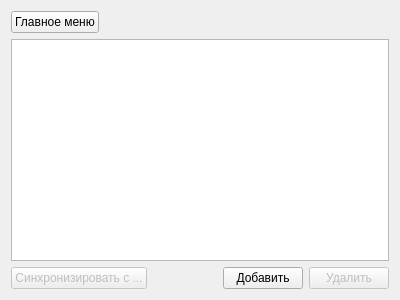
<?xml version="1.0" encoding="UTF-8"?>
<ui version="4.0">
 <class>ViewBases</class>
 <widget class="QWidget" name="ViewBases">
  <property name="geometry">
   <rect>
    <x>0</x>
    <y>0</y>
    <width>400</width>
    <height>300</height>
   </rect>
  </property>
  <property name="windowTitle">
   <string>Form</string>
  </property>
  <layout class="QVBoxLayout" name="verticalLayout">
   <item>
    <layout class="QHBoxLayout" name="horizontalLayout_2">
     <item>
      <widget class="QPushButton" name="mpBack">
       <property name="text">
        <string>Главное меню</string>
       </property>
      </widget>
     </item>
     <item>
      <spacer name="horizontalSpacer">
       <property name="orientation">
        <enum>Qt::Horizontal</enum>
       </property>
       <property name="sizeHint" stdset="0">
        <size>
         <width>40</width>
         <height>20</height>
        </size>
       </property>
      </spacer>
     </item>
    </layout>
   </item>
   <item>
    <widget class="QTableView" name="mpView"/>
   </item>
   <item>
    <layout class="QHBoxLayout" name="horizontalLayout">
     <item>
      <widget class="QPushButton" name="mpSync">
       <property name="enabled">
        <bool>false</bool>
       </property>
       <property name="text">
        <string>Синхронизировать с ...</string>
       </property>
      </widget>
     </item>
     <item>
      <spacer name="horizontalSpacer_2">
       <property name="orientation">
        <enum>Qt::Horizontal</enum>
       </property>
       <property name="sizeHint" stdset="0">
        <size>
         <width>40</width>
         <height>20</height>
        </size>
       </property>
      </spacer>
     </item>
     <item>
      <widget class="QPushButton" name="mpAdd">
       <property name="text">
        <string>Добавить</string>
       </property>
      </widget>
     </item>
     <item>
      <widget class="QPushButton" name="mpRemove">
       <property name="enabled">
        <bool>false</bool>
       </property>
       <property name="text">
        <string>Удалить</string>
       </property>
      </widget>
     </item>
    </layout>
   </item>
  </layout>
 </widget>
 <resources/>
 <connections/>
</ui>
